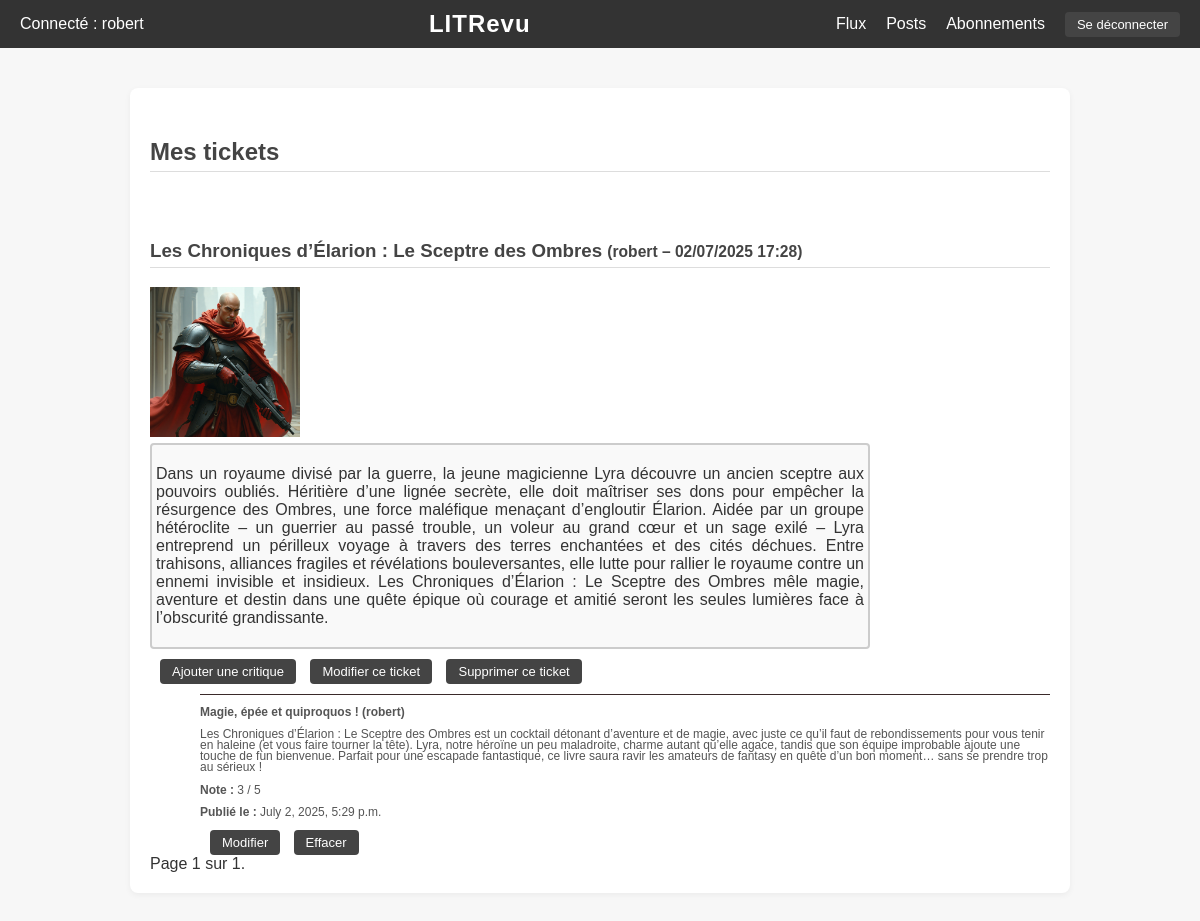
The page /all_tickets/ (signed in) on the database as committed earlier.
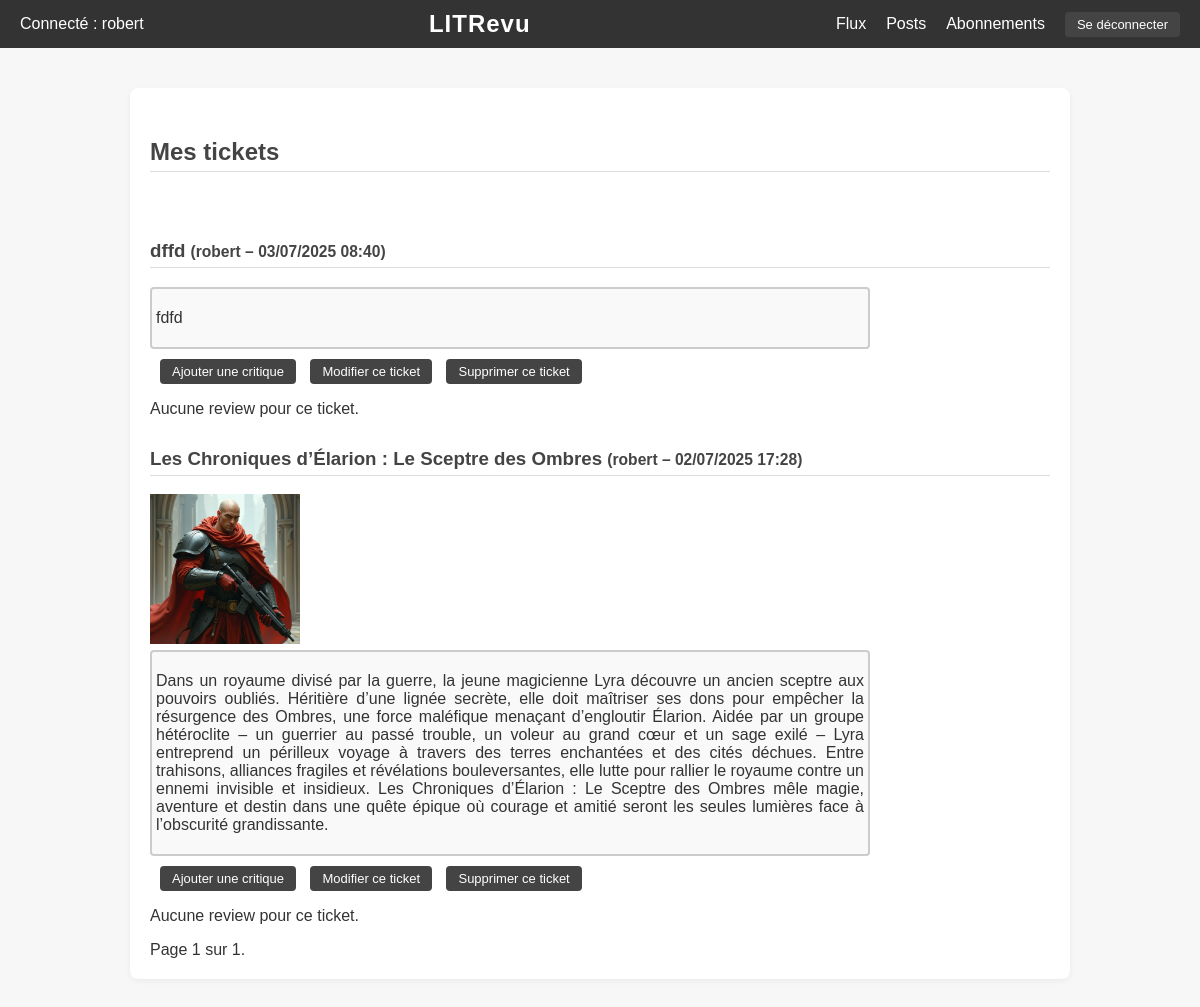
The same page on the database as committed later.
### myapp/models.py (models this page shows, shortened)
class Ticket(models.Model):
    title = models.CharField(max_length=128)
    description = models.TextField(max_length=2048, blank=True)
    user = models.ForeignKey(User, on_delete=models.CASCADE)
    image = models.ImageField(upload_to='images/', null=True, blank=True)
    time_created = models.DateTimeField(auto_now_add=True)

class Review(models.Model):
    headline = models.CharField(max_length=128)
    ticket = models.ForeignKey(Ticket, on_delete=models.SET_NULL, null=True, blank=True)
    user = models.ForeignKey(User, on_delete=models.CASCADE)
    rating = models.PositiveSmallIntegerField(
        validators=[
            MinValueValidator(0),
            MaxValueValidator(5)
        ]
    )
    body = models.TextField(
        blank=True,
        validators=[MaxLengthValidator(8192)]
    )
    time_created = models.DateTimeField(auto_now_add=True)

### myapp/views.py (the view)
# urls.py: path('all_tickets/', views.all_tickets_view, name='all_tickets'),
@login_required
def all_tickets_view(request):
    tickets = Ticket.objects.filter(user=request.user).order_by('-time_created')
    paginator = Paginator(tickets, 5)
    page_number = request.GET.get('page')
    page_obj = paginator.get_page(page_number)
    return render(request, 'all_tickets.html', {
        'page_obj': page_obj,
    })

### myapp/templates/all_tickets.html (shortened to what this page needs)
{% extends 'base.html' %}
{% block content %}
  <h2>Mes tickets</h2>
  <br>
  <div class="ticket-list">
    {% for ticket in page_obj %}
      <div class="ticket">
        <h3>
          {{ ticket.title }}
          <small>({{ ticket.user.username }} – {{ ticket.time_created|date:"d/m/Y H:i" }})</small>
        </h3>
        {% if ticket.image %}
          <div class="ticket-image">
            <img src="{{ ticket.image.url }}" alt="Image du ticket" style="max-width: 200px; max-height: 150px; object-fit: cover;">
          </div>
        {% endif %}
        <div class="ticket-description-box">
          <p class="ticket-description">{{ ticket.description }}</p>
        </div>
        <div class="ticket-buttons" style="margin: 10px 0;">
          <form action="{% url 'create_review' ticket.id %}" method="get" style="display: inline;">
            <button type="submit" class="button">Ajouter une critique</button>
          </form>
          <form action="{% url 'edit_ticket' ticket.id %}" method="get" style="display: inline;">
            <button type="submit" class="button">Modifier ce ticket</button>
          </form>
          <form action="{% url 'confirm_delete_ticket' ticket.id %}" method="get" style="display: inline;">
            <button type="submit" class="button">Supprimer ce ticket</button>
          </form>
        </div>
        <div class="reviews">
          {% for review in ticket.review_set.all %}
            {% if review.user == request.user %}
              <div class="review small-text">
                <hr class="review-separator">
                <p><strong>{{ review.headline }} ({{ review.user.username }})</strong></p>
                <div class="review-description-box">
                  {{ review.body }}
                </div>
                <p><strong>Note :</strong> {{ review.rating }} / 5</p>
                <p><strong>Publié le :</strong> {{ review.time_created }}</p>
                <div class="review-buttons">
                  <form action="{% url 'edit_review' review.id %}" method="get" style="display: inline;">
                    <button type="submit" class="button">Modifier</button>
                  </form>
                  <form action="{% url 'confirm_delete_review' review.id %}" method="get" style="display: inline;">
                    <button type="submit" class="button">Effacer</button>
                  </form>
                </div>
              </div>
            {% endif %}
          {% empty %}
            <p>Aucune review pour ce ticket.</p>
          {% endfor %}
        </div>
      </div>
    {% empty %}
      <p>Vous n'avez encore publié aucun ticket.</p>
    {% endfor %}
  </div>
  <div class="pagination">
    <span class="step-links">
      <span class="current">
        Page {{ page_obj.number }} sur {{ page_obj.paginator.num_pages }}.
      </span>
    </span>
  </div>
{% endblock %}

Rows that differ between the two databases and show on the page:
removed Review: headline "Magie, épée et quiproquos !", user.username "robert", body "Les Chroniques d’Élarion : Le Sceptre des Ombres est un cocktail détonant d’aventure et de magie, avec juste ce qu’il faut de rebondissements pour vous tenir en haleine (et vous faire tourner la tête). Lyra, notre héroïne un peu maladroite, charme autant qu’elle agace, tandis que son équipe improbable ajoute une touche de fun bienvenue. Parfait pour une escapade fantastique, ce livre saura ravir les amateurs de fantasy en quête d’un bon moment… sans se prendre trop au sérieux !", rating "3", time_created "July 2, 2025, 5:29 p.m.", shown under Ticket "Les Chroniques d’Élarion : Le Sceptre des Ombres"
added Ticket: title "dffd", user.username "robert", time_created "03/07/2025 08:40", description "fdfd"
shown differently, row unchanged: Ticket "Les Chroniques d’Élarion : Le Sceptre des Ombres": now shows "Aucune review pour ce ticket."
